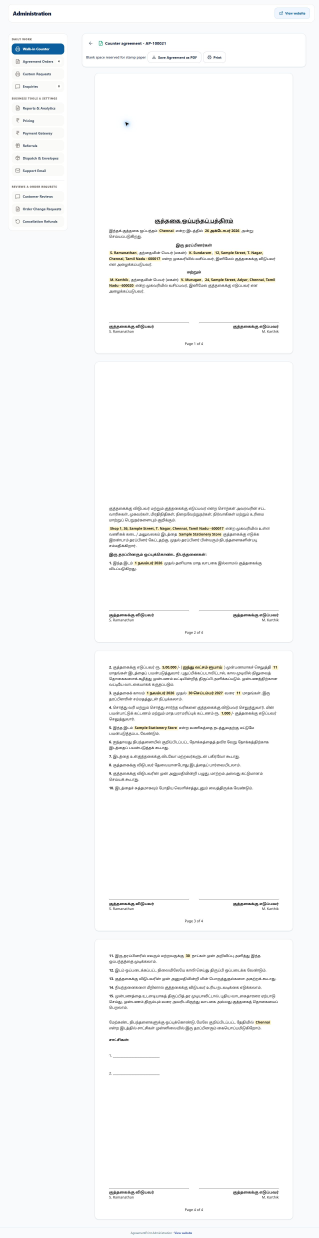
#> input picture tmp/agreement-proof/AP-100021-live.png, 1276 x 4951 px, found by its file name (shown at 1/4 size)
$ python prepare-live-proof.py
#> lines starting #> are read from the running program, lines starting #| are printed output that depends on the picture
from PIL import Image, ImageDraw
p=Image.open('tmp/agreement-proof/AP-100021-live.png')
#> p is the input picture: PIL image 1276x4951 RGB; mean R, G, B 248.2, 248.7, 249.2
out=Image.new('RGB',(1200,610),'#eeeeee');draw=ImageDraw.Draw(out)
#> after `out = Image.new('RGB', (1200, 610), '#eeeeee')`: out: PIL image 1200x610 RGB; every value is 238
draw.text((12,8),'AP-100021 live browser: pages 2, 3 and 4 (each 1,122.52 CSS px high)',fill='black')
for i,y in enumerate([1446.515625,2601.03125,3755.546875]):
    tile=p.crop((378,int(y),1173,int(y+1122.515625))).resize((390,552))
    out.paste(tile,(i*400+5,45));draw.text((i*400+12,28),f'Page {i+2}',fill='black')
#> this loop made 3 passes
#> pass 1, `tile=p.crop((378,int(y),1173,int(y+1122.515625))).resize((390,552))`:
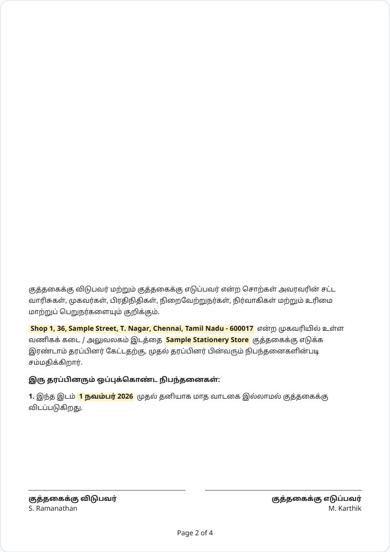
#> tile: PIL image 390x552 RGB; mean R, G, B 249.5, 249.4, 249
#> pass 2, `tile=p.crop((378,int(y),1173,int(y+1122.515625))).resize((390,552))`:
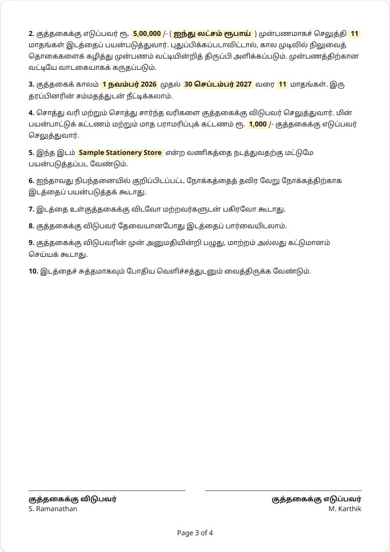
#> tile: PIL image 390x552 RGB; mean R, G, B 246, 245.9, 245.4
#> pass 3, `tile=p.crop((378,int(y),1173,int(y+1122.515625))).resize((390,552))`:
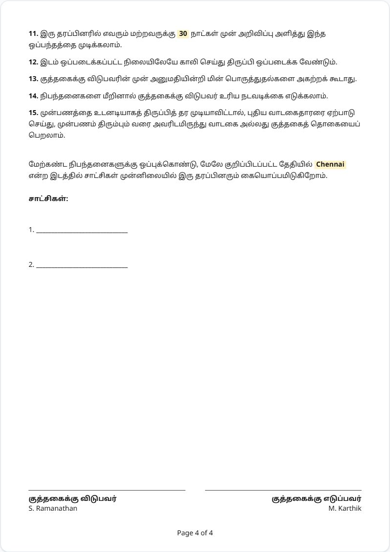
#> tile: PIL image 390x552 RGB; mean R, G, B 248.9, 248.9, 248.9
#> after the loop:
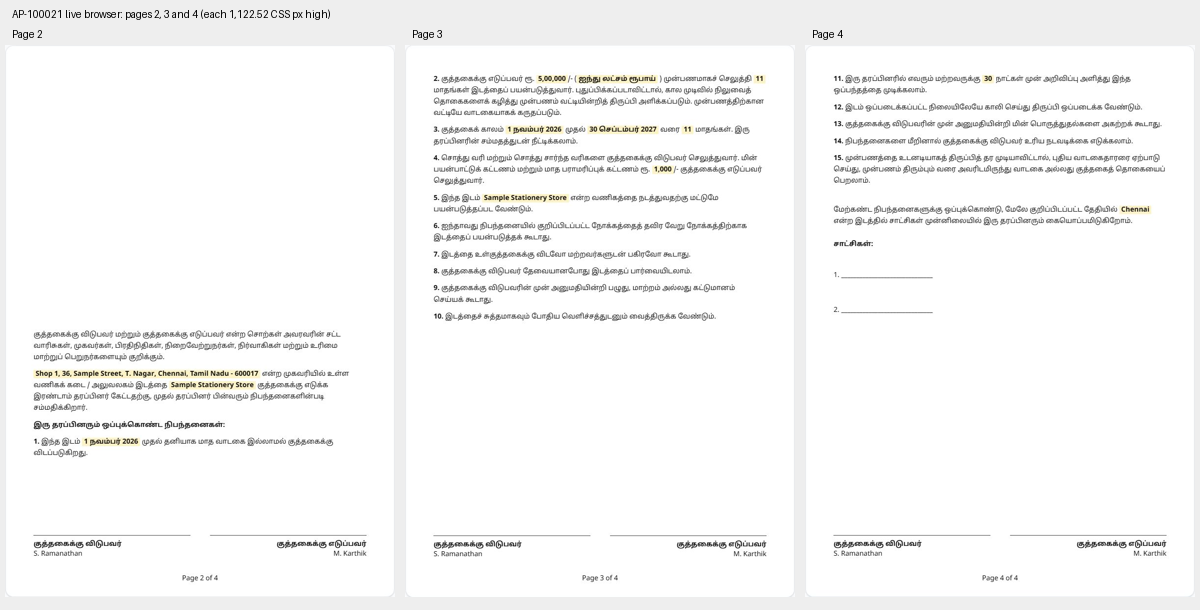
#> out: PIL image 1200x610 RGB; mean R, G, B 246.6, 246.6, 246.3
out.save('tmp/agreement-proof/AP-100021-pages-2-4.png')
